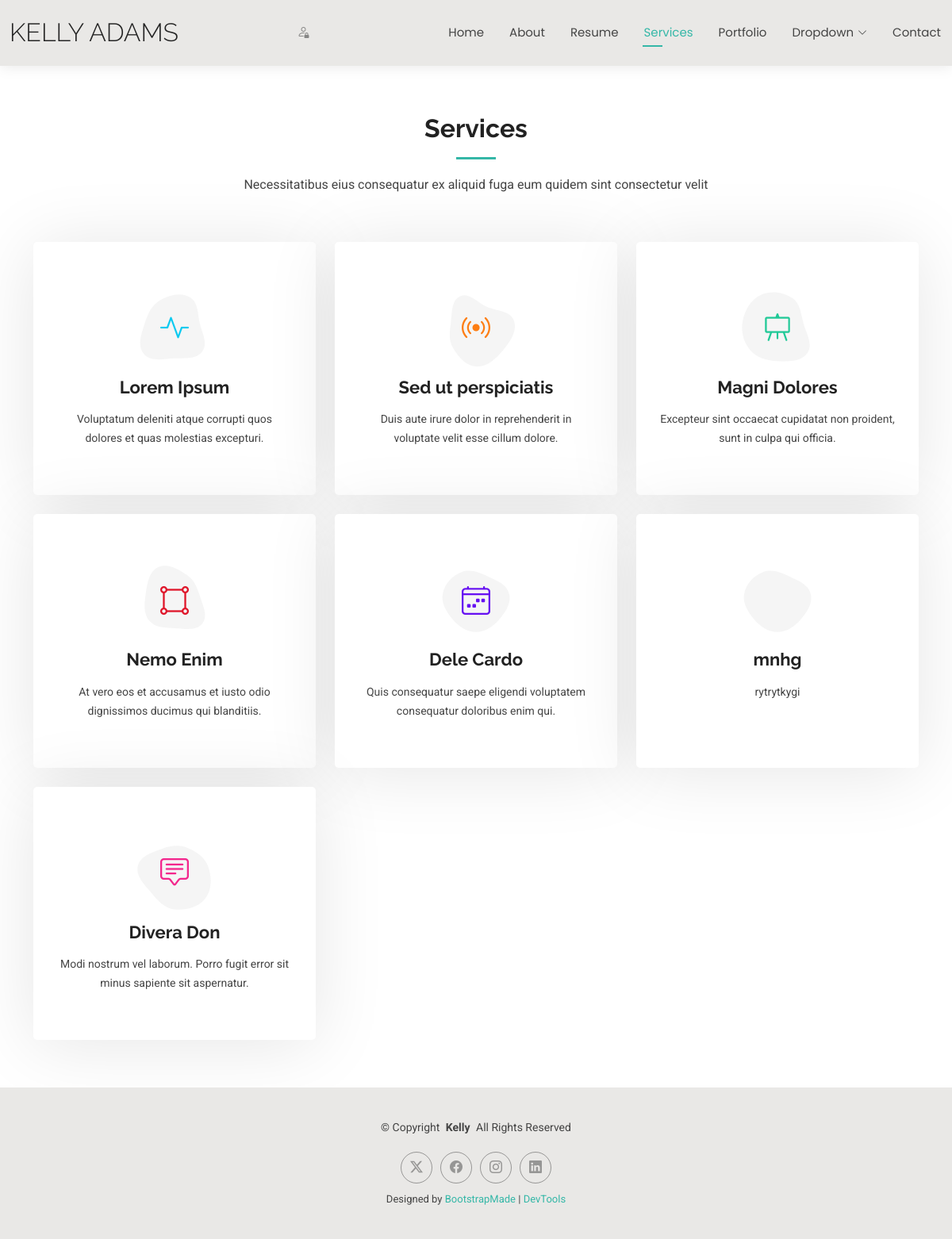
/services.php, run on the app's committed database.
### tables this page shows
CREATE TABLE IF NOT EXISTS `profile` (
  `id` int UNSIGNED NOT NULL AUTO_INCREMENT,
  `name` varchar(100) DEFAULT NULL,
  `role` varchar(100) DEFAULT NULL,
  `description` text,
  `image` varchar(255) DEFAULT NULL,
  `birth_date` date DEFAULT NULL,
  `mobile` varchar(20) DEFAULT NULL,
  `city` varchar(100) DEFAULT NULL,
  `address` varchar(255) DEFAULT NULL,
  `email` varchar(255) DEFAULT NULL,
  `age` int DEFAULT NULL,
  `degree` varchar(150) DEFAULT NULL,
  `website` varchar(255) DEFAULT NULL,
  `freelance_status` varchar(50) DEFAULT NULL,
  PRIMARY KEY (`id`)
);

CREATE TABLE IF NOT EXISTS `services` (
  `id` int UNSIGNED NOT NULL AUTO_INCREMENT,
  `title` varchar(150) DEFAULT NULL,
  `description` text,
  `icon` varchar(100) DEFAULT NULL,
  `style_class` varchar(50) DEFAULT NULL,
  `sort_order` int UNSIGNED DEFAULT '0',
  PRIMARY KEY (`id`)
);

### services.php (the view, shortened to what this page needs)
<?php
require_once 'config/database.php';
$bodyClass = 'services-page';
$activePage = 'services';
$stmt = $pdo->query("SELECT * FROM services ORDER BY sort_order ASC");
$services = $stmt->fetchAll(PDO::FETCH_ASSOC);
require 'includes/header.php';
?>
<main class="main">
    <section id="services" class="services section">
        <div class="container section-title" data-aos="fade-up">
            <h2>Services</h2>
            <p>Necessitatibus eius consequatur ex aliquid fuga eum quidem sint consectetur velit</p>
        </div>
        <div class="container">
            <div class="row gy-4">
                <?php foreach ($services as $service): ?>
                    <div class="col-lg-4 col-md-6"
                         data-aos="fade-up"
                         data-aos-delay="<?= $service['sort_order'] * 100 ?>">
                        <div class="service-item <?= htmlspecialchars($service['style_class']) ?> position-relative">
                            <div class="icon">
                                <svg width="100"
                                     height="100"
                                     viewBox="0 0 600 600"
                                     xmlns="http://www.w3.org/2000/svg">
                                    <path stroke="none"
                                          stroke-width="0"
                                          fill="#f5f5f5"
                                          d="<?= $service_svgs[$service['sort_order']] ?>">
                                    </path>
                                </svg>
                                <i class="<?= htmlspecialchars($service['icon']) ?>"></i>
                            </div>
                            <a href="#" class="stretched-link">
                                <h3><?= htmlspecialchars($service['title']) ?></h3>
                            </a>
                            <p>
                                <?= htmlspecialchars($service['description']) ?>
                            </p>
                        </div>
                    </div>
                <?php endforeach; ?>
            </div>
        </div>
    </section>
</main>
<?php require 'includes/footer.php'; ?>

### includes/header.php (shortened to what this page needs)
<?php
require_once __DIR__ . '/../config/database.php';
$stmt = $pdo->query("SELECT * FROM profile LIMIT 1");
$profile = $stmt->fetch(PDO::FETCH_ASSOC);
$bodyClass = $bodyClass ?? 'index-page';
$activePage = $activePage ?? '';
?>
<!DOCTYPE html>
<html lang="en">
<head>
    <link href="assets/vendor/bootstrap/css/bootstrap.min.css" rel="stylesheet">
    <link href="assets/vendor/bootstrap-icons/bootstrap-icons.css" rel="stylesheet">
    <link href="assets/vendor/aos/aos.css" rel="stylesheet">
    <link href="assets/vendor/swiper/swiper-bundle.min.css" rel="stylesheet">
    <link href="assets/vendor/glightbox/css/glightbox.min.css" rel="stylesheet">
    <link href="assets/css/main.css" rel="stylesheet">
</head>
<body class="<?= htmlspecialchars($bodyClass) ?>">
<header id="header" class="header d-flex align-items-center light-background sticky-top">
    <div class="container-fluid position-relative d-flex align-items-center justify-content-between">
        <a href="index.php" class="logo d-flex align-items-center me-auto me-xl-0">
            <h1 class="sitename"><?= htmlspecialchars($profile['name']) ?></h1>
        </a>
        <nav id="navmenu" class="navmenu">
            <ul>
                <li>
                    <a href="index.php" class="<?= $activePage === 'home' ? 'active' : '' ?>">
                        Home
                    </a>
                </li>
                <li>
                    <a href="about.php" class="<?= $activePage === 'about' ? 'active' : '' ?>">
                        About
                    </a>
                </li>
                <li>
                    <a href="resume.php" class="<?= $activePage === 'resume' ? 'active' : '' ?>">
                        Resume
                    </a>
                </li>
                <li>
                    <a href="services.php" class="<?= $activePage === 'services' ? 'active' : '' ?>">
                        Services
                    </a>
                </li>
                <li>
                    <a href="portfolio.php" class="<?= $activePage === 'portfolio' ? 'active' : '' ?>">
                        Portfolio
                    </a>
                </li>
                <li class="dropdown">
                    <a href="#">
                        <span>Dropdown</span>
                        <i class="bi bi-chevron-down toggle-dropdown"></i>
                    </a>
                </li>
                <li>
                    <a href="contact.html" class="<?= $activePage === 'contact' ? 'active' : '' ?>">
                        Contact
                    </a>
                </li>
            </ul>
        </nav>
        <div class="header-social-links">
            <a href="admin/login.php" class="admin-login" title="Admin Login">
                <i class="bi bi-person-lock"></i>
            </a>
        </div>
    </div>
</header>

### data on the page
profile: name "KELLY ADAMS"
services: title "Lorem Ipsum", description "Voluptatum deleniti atque corrupti quos dolores et quas molestias excepturi."
services: title "Sed ut perspiciatis", description "Duis aute irure dolor in reprehenderit in voluptate velit esse cillum dolore."
services: title "Magni Dolores", description "Excepteur sint occaecat cupidatat non proident, sunt in culpa qui officia."
services: title "Nemo Enim", description "At vero eos et accusamus et iusto odio dignissimos ducimus qui blanditiis."
services: title "Dele Cardo", description "Quis consequatur saepe eligendi voluptatem consequatur doloribus enim qui."
services: title "mnhg", description "rytrytkygi"
services: title "Divera Don", description "Modi nostrum vel laborum. Porro fugit error sit minus sapiente sit aspernatur."
